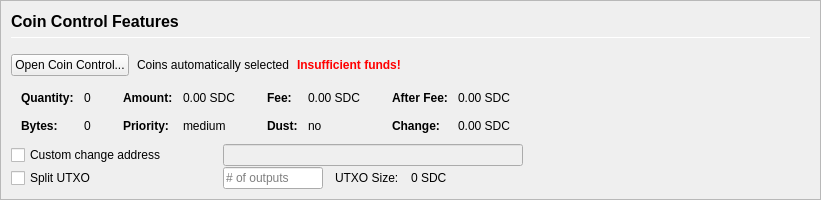
         <widget class="QFrame" name="frameCoinControl">
          <property name="sizePolicy">
           <sizepolicy hsizetype="Expanding" vsizetype="Expanding">
            <horstretch>0</horstretch>
            <verstretch>0</verstretch>
           </sizepolicy>
          </property>
          <property name="maximumSize">
           <size>
            <width>16777215</width>
            <height>16777215</height>
           </size>
          </property>
          <property name="frameShape">
           <enum>QFrame::StyledPanel</enum>
          </property>
          <property name="frameShadow">
           <enum>QFrame::Sunken</enum>
          </property>
          <layout class="QVBoxLayout" name="verticalLayoutCoinControl2">
           <property name="spacing">
            <number>0</number>
           </property>
           <property name="leftMargin">
            <number>0</number>
           </property>
           <property name="topMargin">
            <number>0</number>
           </property>
           <property name="rightMargin">
            <number>0</number>
           </property>
           <property name="bottomMargin">
            <number>0</number>
           </property>
           <item>
            <widget class="QFrame" name="frameCoinControl_BG">
             <layout class="QVBoxLayout" name="verticalLayoutCoinControl" stretch="0,0,0,0,0,0">
              <property name="spacing">
               <number>1</number>
              </property>
              <property name="leftMargin">
               <number>10</number>
              </property>
              <property name="topMargin">
               <number>10</number>
              </property>
              <item>
               <layout class="QHBoxLayout" name="horizontalLayoutCoinControl1">
                <property name="bottomMargin">
                 <number>15</number>
                </property>
                <item>
                 <layout class="QVBoxLayout" name="verticalLayout_3">
                  <property name="spacing">
                   <number>6</number>
                  </property>
                  <item>
                   <widget class="QLabel" name="labelCoinControlFeatures">
                    <property name="sizePolicy">
                     <sizepolicy hsizetype="Preferred" vsizetype="Maximum">
                      <horstretch>0</horstretch>
                      <verstretch>0</verstretch>
                     </sizepolicy>
                    </property>
                    <property name="minimumSize">
                     <size>
                      <width>0</width>
                      <height>20</height>
                     </size>
                    </property>
                    <property name="font">
                     <font>
                      <pointsize>12</pointsize>
                      <weight>75</weight>
                      <bold>true</bold>
                     </font>
                    </property>
                    <property name="styleSheet">
                     <string notr="true">font-weight:bold;</string>
                    </property>
                    <property name="text">
                     <string>Coin Control Features</string>
                    </property>
                   </widget>
                  </item>
                  <item>
                   <widget class="Line" name="line">
                    <property name="minimumSize">
                     <size>
                      <width>0</width>
                      <height>1</height>
                     </size>
                    </property>
                    <property name="maximumSize">
                     <size>
                      <width>16777215</width>
                      <height>1</height>
                     </size>
                    </property>
                    <property name="orientation">
                     <enum>Qt::Horizontal</enum>
                    </property>
                   </widget>
                  </item>
                 </layout>
                </item>
               </layout>
              </item>
              <item>
               <layout class="QHBoxLayout" name="horizontalLayoutCoinControl2" stretch="0,0,0,0">
                <property name="spacing">
                 <number>8</number>
                </property>
                <property name="bottomMargin">
                 <number>10</number>
                </property>
                <item>
                 <widget class="QPushButton" name="pushButtonCoinControl">
                  <property name="styleSheet">
                   <string notr="true"/>
                  </property>
                  <property name="text">
                   <string>Open Coin Control...</string>
                  </property>
                  <property name="autoDefault">
                   <bool>false</bool>
                  </property>
                 </widget>
                </item>
                <item>
                 <widget class="QLabel" name="labelCoinControlAutomaticallySelected">
                  <property name="text">
                   <string>Coins automatically selected</string>
                  </property>
                  <property name="margin">
                   <number>5</number>
                  </property>
                 </widget>
                </item>
                <item>
                 <widget class="QLabel" name="labelCoinControlInsuffFunds">
                  <property name="font">
                   <font>
                    <weight>75</weight>
                    <bold>true</bold>
                   </font>
                  </property>
                  <property name="styleSheet">
                   <string notr="true">color:red;font-weight:bold;</string>
                  </property>
                  <property name="text">
                   <string>Insufficient funds!</string>
                  </property>
                  <property name="margin">
                   <number>5</number>
                  </property>
                 </widget>
                </item>
                <item>
                 <spacer name="horizontalSpacerCoinControl">
                  <property name="orientation">
                   <enum>Qt::Horizontal</enum>
                  </property>
                  <property name="sizeHint" stdset="0">
                   <size>
                    <width>40</width>
                    <height>1</height>
                   </size>
                  </property>
                 </spacer>
                </item>
               </layout>
              </item>
              <item>
               <widget class="QWidget" name="widgetCoinControl" native="true">
                <property name="sizePolicy">
                 <sizepolicy hsizetype="Preferred" vsizetype="Preferred">
                  <horstretch>0</horstretch>
                  <verstretch>0</verstretch>
                 </sizepolicy>
                </property>
                <property name="minimumSize">
                 <size>
                  <width>0</width>
                  <height>0</height>
                 </size>
                </property>
                <property name="styleSheet">
                 <string notr="true"/>
                </property>
                <layout class="QHBoxLayout" name="horizontalLayoutCoinControl5">
                 <property name="leftMargin">
                  <number>0</number>
                 </property>
                 <property name="topMargin">
                  <number>0</number>
                 </property>
                 <property name="rightMargin">
                  <number>0</number>
                 </property>
                 <property name="bottomMargin">
                  <number>0</number>
                 </property>
                 <item>
                  <layout class="QHBoxLayout" name="horizontalLayoutCoinControl3" stretch="0,0,0,1">
                   <property name="spacing">
                    <number>20</number>
                   </property>
                   <property name="topMargin">
                    <number>0</number>
                   </property>
                   <property name="bottomMargin">
                    <number>10</number>
                   </property>
                   <item>
                    <layout class="QFormLayout" name="formLayoutCoinControl1">
                     <property name="horizontalSpacing">
                      <number>10</number>
                     </property>
                     <property name="verticalSpacing">
                      <number>14</number>
                     </property>
                     <property name="leftMargin">
                      <number>10</number>
                     </property>
                     <property name="topMargin">
                      <number>4</number>
                     </property>
                     <property name="rightMargin">
                      <number>6</number>
                     </property>
                     <item row="0" column="0">
                      <widget class="QLabel" name="labelCoinControlQuantityText">
                       <property name="font">
                        <font>
                         <weight>75</weight>
                         <bold>true</bold>
                        </font>
                       </property>
                       <property name="text">
                        <string>Quantity:</string>
                       </property>
                       <property name="margin">
                        <number>0</number>
                       </property>
                      </widget>
                     </item>
                     <item row="0" column="1">
                      <widget class="QLabel" name="labelCoinControlQuantity">
                       <property name="cursor">
                        <cursorShape>IBeamCursor</cursorShape>
                       </property>
                       <property name="contextMenuPolicy">
                        <enum>Qt::ActionsContextMenu</enum>
                       </property>
                       <property name="text">
                        <string notr="true">0</string>
                       </property>
                       <property name="margin">
                        <number>0</number>
                       </property>
                       <property name="textInteractionFlags">
                        <set>Qt::LinksAccessibleByMouse|Qt::TextSelectableByKeyboard|Qt::TextSelectableByMouse</set>
                       </property>
                      </widget>
                     </item>
                     <item row="1" column="0">
                      <widget class="QLabel" name="labelCoinControlBytesText">
                       <property name="font">
                        <font>
                         <weight>75</weight>
                         <bold>true</bold>
                        </font>
                       </property>
                       <property name="text">
                        <string>Bytes:</string>
                       </property>
                      </widget>
                     </item>
                     <item row="1" column="1">
                      <widget class="QLabel" name="labelCoinControlBytes">
                       <property name="cursor">
                        <cursorShape>IBeamCursor</cursorShape>
                       </property>
                       <property name="contextMenuPolicy">
                        <enum>Qt::ActionsContextMenu</enum>
                       </property>
                       <property name="text">
                        <string notr="true">0</string>
                       </property>
                       <property name="textInteractionFlags">
                        <set>Qt::LinksAccessibleByMouse|Qt::TextSelectableByKeyboard|Qt::TextSelectableByMouse</set>
                       </property>
                      </widget>
                     </item>
                    </layout>
                   </item>
                   <item>
                    <layout class="QFormLayout" name="formLayoutCoinControl2">
                     <property name="horizontalSpacing">
                      <number>10</number>
                     </property>
                     <property name="verticalSpacing">
                      <number>14</number>
                     </property>
                     <property name="leftMargin">
                      <number>6</number>
                     </property>
                     <property name="topMargin">
                      <number>4</number>
                     </property>
                     <property name="rightMargin">
                      <number>6</number>
                     </property>
                     <item row="0" column="0">
                      <widget class="QLabel" name="labelCoinControlAmountText">
                       <property name="font">
                        <font>
                         <weight>75</weight>
                         <bold>true</bold>
                        </font>
                       </property>
                       <property name="text">
                        <string>Amount:</string>
                       </property>
                       <property name="margin">
                        <number>0</number>
                       </property>
                      </widget>
                     </item>
                     <item row="0" column="1">
                      <widget class="QLabel" name="labelCoinControlAmount">
                       <property name="cursor">
                        <cursorShape>IBeamCursor</cursorShape>
                       </property>
                       <property name="contextMenuPolicy">
                        <enum>Qt::ActionsContextMenu</enum>
                       </property>
                       <property name="text">
                        <string notr="true">0.00 SDC</string>
                       </property>
                       <property name="textInteractionFlags">
                        <set>Qt::LinksAccessibleByMouse|Qt::TextSelectableByKeyboard|Qt::TextSelectableByMouse</set>
                       </property>
                      </widget>
                     </item>
                     <item row="1" column="0">
                      <widget class="QLabel" name="labelCoinControlPriorityText">
                       <property name="font">
                        <font>
                         <weight>75</weight>
                         <bold>true</bold>
                        </font>
                       </property>
                       <property name="text">
                        <string>Priority:</string>
                       </property>
                      </widget>
                     </item>
                     <item row="1" column="1">
                      <widget class="QLabel" name="labelCoinControlPriority">
                       <property name="cursor">
                        <cursorShape>IBeamCursor</cursorShape>
                       </property>
                       <property name="contextMenuPolicy">
                        <enum>Qt::ActionsContextMenu</enum>
                       </property>
                       <property name="text">
                        <string>medium</string>
                       </property>
                       <property name="textInteractionFlags">
                        <set>Qt::LinksAccessibleByMouse|Qt::TextSelectableByKeyboard|Qt::TextSelectableByMouse</set>
                       </property>
                      </widget>
                     </item>
                    </layout>
                   </item>
                   <item>
                    <layout class="QFormLayout" name="formLayoutCoinControl3">
                     <property name="horizontalSpacing">
                      <number>10</number>
                     </property>
                     <property name="verticalSpacing">
                      <number>14</number>
                     </property>
                     <property name="leftMargin">
                      <number>6</number>
                     </property>
                     <property name="topMargin">
                      <number>4</number>
                     </property>
                     <property name="rightMargin">
                      <number>6</number>
                     </property>
                     <item row="0" column="0">
                      <widget class="QLabel" name="labelCoinControlFeeText">
                       <property name="font">
                        <font>
                         <weight>75</weight>
                         <bold>true</bold>
                        </font>
                       </property>
                       <property name="text">
                        <string>Fee:</string>
                       </property>
                       <property name="margin">
                        <number>0</number>
                       </property>
                      </widget>
                     </item>
                     <item row="0" column="1">
                      <widget class="QLabel" name="labelCoinControlFee">
                       <property name="cursor">
                        <cursorShape>IBeamCursor</cursorShape>
                       </property>
                       <property name="contextMenuPolicy">
                        <enum>Qt::ActionsContextMenu</enum>
                       </property>
                       <property name="text">
                        <string notr="true">0.00 SDC</string>
                       </property>
                       <property name="textInteractionFlags">
                        <set>Qt::LinksAccessibleByMouse|Qt::TextSelectableByKeyboard|Qt::TextSelectableByMouse</set>
                       </property>
                      </widget>
                     </item>
                     <item row="1" column="0">
                      <widget class="QLabel" name="labelCoinControlLowOutputText">
                       <property name="font">
                        <font>
                         <weight>75</weight>
                         <bold>true</bold>
                        </font>
                       </property>
                       <property name="text">
                        <string>Dust:</string>
                       </property>
                      </widget>
                     </item>
                     <item row="1" column="1">
                      <widget class="QLabel" name="labelCoinControlLowOutput">
                       <property name="cursor">
                        <cursorShape>IBeamCursor</cursorShape>
                       </property>
                       <property name="contextMenuPolicy">
                        <enum>Qt::ActionsContextMenu</enum>
                       </property>
                       <property name="text">
                        <string>no</string>
                       </property>
                       <property name="textInteractionFlags">
                        <set>Qt::LinksAccessibleByMouse|Qt::TextSelectableByKeyboard|Qt::TextSelectableByMouse</set>
                       </property>
                      </widget>
                     </item>
                    </layout>
                   </item>
                   <item>
                    <layout class="QFormLayout" name="formLayoutCoinControl4">
                     <property name="horizontalSpacing">
                      <number>10</number>
                     </property>
                     <property name="verticalSpacing">
                      <number>14</number>
                     </property>
                     <property name="leftMargin">
                      <number>6</number>
                     </property>
                     <property name="topMargin">
                      <number>4</number>
                     </property>
                     <property name="rightMargin">
                      <number>6</number>
                     </property>
                     <item row="0" column="0">
                      <widget class="QLabel" name="labelCoinControlAfterFeeText">
                       <property name="font">
                        <font>
                         <weight>75</weight>
                         <bold>true</bold>
                        </font>
                       </property>
                       <property name="text">
                        <string>After Fee:</string>
                       </property>
                       <property name="margin">
                        <number>0</number>
                       </property>
                      </widget>
                     </item>
                     <item row="0" column="1">
                      <widget class="QLabel" name="labelCoinControlAfterFee">
                       <property name="cursor">
                        <cursorShape>IBeamCursor</cursorShape>
                       </property>
                       <property name="contextMenuPolicy">
                        <enum>Qt::ActionsContextMenu</enum>
                       </property>
                       <property name="text">
                        <string notr="true">0.00 SDC</string>
                       </property>
                       <property name="textInteractionFlags">
                        <set>Qt::LinksAccessibleByMouse|Qt::TextSelectableByKeyboard|Qt::TextSelectableByMouse</set>
                       </property>
                      </widget>
                     </item>
                     <item row="1" column="0">
                      <widget class="QLabel" name="labelCoinControlChangeText">
                       <property name="font">
                        <font>
                         <weight>75</weight>
                         <bold>true</bold>
                        </font>
                       </property>
                       <property name="text">
                        <string>Change:</string>
                       </property>
                      </widget>
                     </item>
                     <item row="1" column="1">
                      <widget class="QLabel" name="labelCoinControlChange">
                       <property name="cursor">
                        <cursorShape>IBeamCursor</cursorShape>
                       </property>
                       <property name="contextMenuPolicy">
                        <enum>Qt::ActionsContextMenu</enum>
                       </property>
                       <property name="text">
                        <string notr="true">0.00 SDC</string>
                       </property>
                       <property name="textInteractionFlags">
                        <set>Qt::LinksAccessibleByMouse|Qt::TextSelectableByKeyboard|Qt::TextSelectableByMouse</set>
                       </property>
                      </widget>
                     </item>
                    </layout>
                   </item>
                  </layout>
                 </item>
                </layout>
               </widget>
              </item>
              <item>
               <layout class="QHBoxLayout" name="horizontalLayoutCoinControl4">
                <property name="spacing">
                 <number>12</number>
                </property>
                <property name="sizeConstraint">
                 <enum>QLayout::SetDefaultConstraint</enum>
                </property>
                <property name="topMargin">
                 <number>0</number>
                </property>
                <property name="rightMargin">
                 <number>0</number>
                </property>
                <item>
                 <widget class="QCheckBox" name="checkBoxCoinControlChange">
                  <property name="sizePolicy">
                   <sizepolicy hsizetype="Preferred" vsizetype="Preferred">
                    <horstretch>0</horstretch>
                    <verstretch>0</verstretch>
                   </sizepolicy>
                  </property>
                  <property name="minimumSize">
                   <size>
                    <width>200</width>
                    <height>0</height>
                   </size>
                  </property>
                  <property name="maximumSize">
                   <size>
                    <width>200</width>
                    <height>16777215</height>
                   </size>
                  </property>
                  <property name="toolTip">
                   <string>If this is activated, but the change address is empty or invalid, change will be sent to a newly generated address.</string>
                  </property>
                  <property name="text">
                   <string>Custom change address</string>
                  </property>
                 </widget>
                </item>
                <item>
                 <widget class="QValidatedLineEdit" name="lineEditCoinControlChange">
                  <property name="enabled">
                   <bool>false</bool>
                  </property>
                  <property name="sizePolicy">
                   <sizepolicy hsizetype="Preferred" vsizetype="Preferred">
                    <horstretch>0</horstretch>
                    <verstretch>0</verstretch>
                   </sizepolicy>
                  </property>
                  <property name="minimumSize">
                   <size>
                    <width>300</width>
                    <height>0</height>
                   </size>
                  </property>
                 </widget>
                </item>
                <item>
                 <widget class="QLabel" name="labelCoinControlChangeLabel">
                  <property name="sizePolicy">
                   <sizepolicy hsizetype="Preferred" vsizetype="Preferred">
                    <horstretch>0</horstretch>
                    <verstretch>0</verstretch>
                   </sizepolicy>
                  </property>
                  <property name="minimumSize">
                   <size>
                    <width>100</width>
                    <height>0</height>
                   </size>
                  </property>
                  <property name="text">
                   <string/>
                  </property>
                  <property name="margin">
                   <number>3</number>
                  </property>
                 </widget>
                </item>
               </layout>
              </item>
              <item>
               <layout class="QHBoxLayout" name="horizontalLayoutCoinControl6">
                <property name="spacing">
                 <number>12</number>
                </property>
                <property name="rightMargin">
                 <number>0</number>
                </property>
                <item>
                 <widget class="QCheckBox" name="splitBlockCheckBox">
                  <property name="sizePolicy">
                   <sizepolicy hsizetype="Preferred" vsizetype="Preferred">
                    <horstretch>0</horstretch>
                    <verstretch>0</verstretch>
                   </sizepolicy>
                  </property>
                  <property name="minimumSize">
                   <size>
                    <width>200</width>
                    <height>0</height>
                   </size>
                  </property>
                  <property name="maximumSize">
                   <size>
                    <width>200</width>
                    <height>16777215</height>
                   </size>
                  </property>
                  <property name="text">
                   <string>Split UTXO</string>
                  </property>
                 </widget>
                </item>
                <item>
                 <widget class="QLineEdit" name="splitBlockLineEdit">
                  <property name="sizePolicy">
                   <sizepolicy hsizetype="Preferred" vsizetype="Preferred">
                    <horstretch>50</horstretch>
                    <verstretch>0</verstretch>
                   </sizepolicy>
                  </property>
                  <property name="minimumSize">
                   <size>
                    <width>100</width>
                    <height>0</height>
                   </size>
                  </property>
                  <property name="maximumSize">
                   <size>
                    <width>100</width>
                    <height>16777215</height>
                   </size>
                  </property>
                  <property name="placeholderText">
                   <string># of outputs</string>
                  </property>
                 </widget>
                </item>
                <item>
                 <widget class="QLabel" name="labelBlockSizeText">
                  <property name="text">
                   <string>UTXO Size:</string>
                  </property>
                 </widget>
                </item>
                <item>
                 <widget class="QLabel" name="labelBlockSize">
                  <property name="text">
                   <string>0 SDC</string>
                  </property>
                 </widget>
                </item>
                <item>
                 <spacer name="horizontalSpacer_7">
                  <property name="orientation">
                   <enum>Qt::Horizontal</enum>
                  </property>
                  <property name="sizeHint" stdset="0">
                   <size>
                    <width>40</width>
                    <height>20</height>
                   </size>
                  </property>
                 </spacer>
                </item>
               </layout>
              </item>
              <item>
               <spacer name="verticalSpacerCoinControl">
                <property name="orientation">
                 <enum>Qt::Vertical</enum>
                </property>
                <property name="sizeHint" stdset="0">
                 <size>
                  <width>800</width>
                  <height>1</height>
                 </size>
                </property>
               </spacer>
              </item>
             </layout>
            </widget>
           </item>
          </layout>
         </widget>
